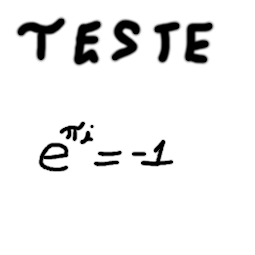
#> input picture input_image.png, 255 x 255 px
$ python main.py
#> lines starting #> are read from the running program, lines starting #| are printed output that depends on the picture
import matplotlib.image as mpimg
import matplotlib.pyplot as plt
import numpy as np

'''
    Lê a imagem de entrada
'''
in_image = mpimg.imread("input_image.png")
#> in_image is the input picture: shape (255, 255) float32; min 0, max 1, mean 0.933
# plt.imshow(msg)

'''
    Cria a lista com as coordenadas normalizadas dos pontos no espaço de cores baseado na imagem de entrada "input_image".

    Cada pixels da imagem de entrada que é bastante escuro gera um ponto no espaço de cores.
    As coordenadas do ponto são cridas da seguinte forma:

        x (Vermelho): Coluna do pixel da imagem de entrada normalizada.
        y (Verde): Valor arbitrário decidido pelo programador.
        z (Azul): Linha do pixel da imagem de entrada normalizada.

    Os pontos são armazenados na lista "pointsCS", de tal forma que a coordenada do n-ésimo ponto é (pointsCS[0][n], pointsCS[1][n], pointsCS[2][n])

    OBS: A origem do sistema de coordenadas está no canto esquerdo inferior da imagem.
'''
pointsCS = [[], [], []]
num_lin, num_col = in_image.shape
#> num_lin = 255; num_col = 255
for i in range(num_lin):
    for j in range(num_col):
        if in_image[i][j] < 0.2:
            pointsCS[0].append(j/(num_col-1))
            pointsCS[2].append((-i + (num_lin-1))/(num_lin-1))
# plt.scatter(color_coords[0], color_coords[2])


### Arbitrariamente atribui os valores da coordenada y normalizada
angle = np.radians(45)
z_rotation = np.array([
    [np.cos(angle), -np.sin(angle), 0],
    [np.sin(angle), np.cos(angle), 0],
    [0, 0, 1]
    ])

num_points = len(pointsCS[0])
pointsCS[1] = [0 for _ in range(num_points)]
points = np.array([pointsCS[0], pointsCS[1], pointsCS[2]])

points[0] -= 0.5

points = z_rotation.dot(points)

points[0] += 0.5
points[1] += 0.5

pointsCS = points

# [6 lines of commented-out code are left out]

### pointsCS é convertido para um np-array para facilitar o forma de obter a sua transposta.
pointsCS = np.array(pointsCS)

'''
    Configurações para visualizar o gráfico dos pontos criados.
'''
fig = plt.figure()
ax = fig.add_subplot(projection='3d')

ax.set_xlabel("Vermelho")
ax.set_ylabel("Verde")
ax.set_zlabel("Azul")

ax.scatter(*pointsCS, facecolor=pointsCS.transpose())

'''
    Cria uma imagem RGB "out_image" baseado nos pontos criados.

    O formato da imagem é o menor quadrado que consegue conter todos os pontos.
    Cado ponto criado corresponde a um pixel na imagem de saída, cuja cor é a própria coordenada do ponto.
    Os pixels que faltam para completar a imagem de saída são escolhidos aleatoriamente dos pontos criados.
'''
out_image = pointsCS.transpose()
img_width = int(np.ceil(num_points**(1/2)))
img_size = int(img_width**2)

### Escolhendo aleatoriamente pontos para preencher a imagem de saída
remaing_px = out_image[np.random.randint(0, num_points, img_size - num_points)]

### Formatando os dados para ficarem na forma de uma imagem RGB.
out_image = np.concatenate((out_image, remaing_px)).reshape(img_width, img_width, 3)

### Visualizando a imagem de saída criada
fig_coded, ax_coded = plt.subplots()
ax_coded.imshow(out_image)

### Salvando a imagem de saída
mpimg.imsave("output_image.png", out_image, pil_kwargs={"optimize": False, "compress level": 0, "srgb": 2})
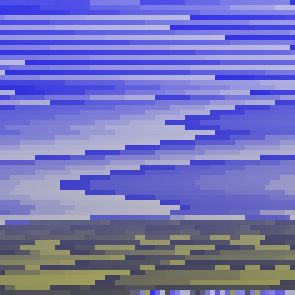
#> saved as output_image.png: shape (59, 59, 3) (shown 5 times larger); mean R, G, B 117.2, 117.2, 187.4

plt.show()
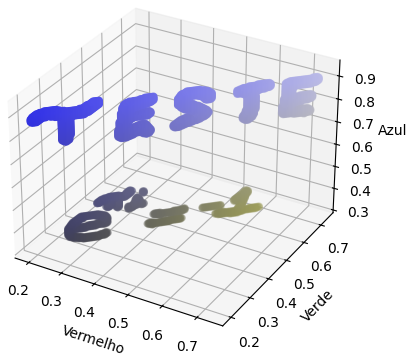
#> figure drawn by matplotlib, 1 panel
